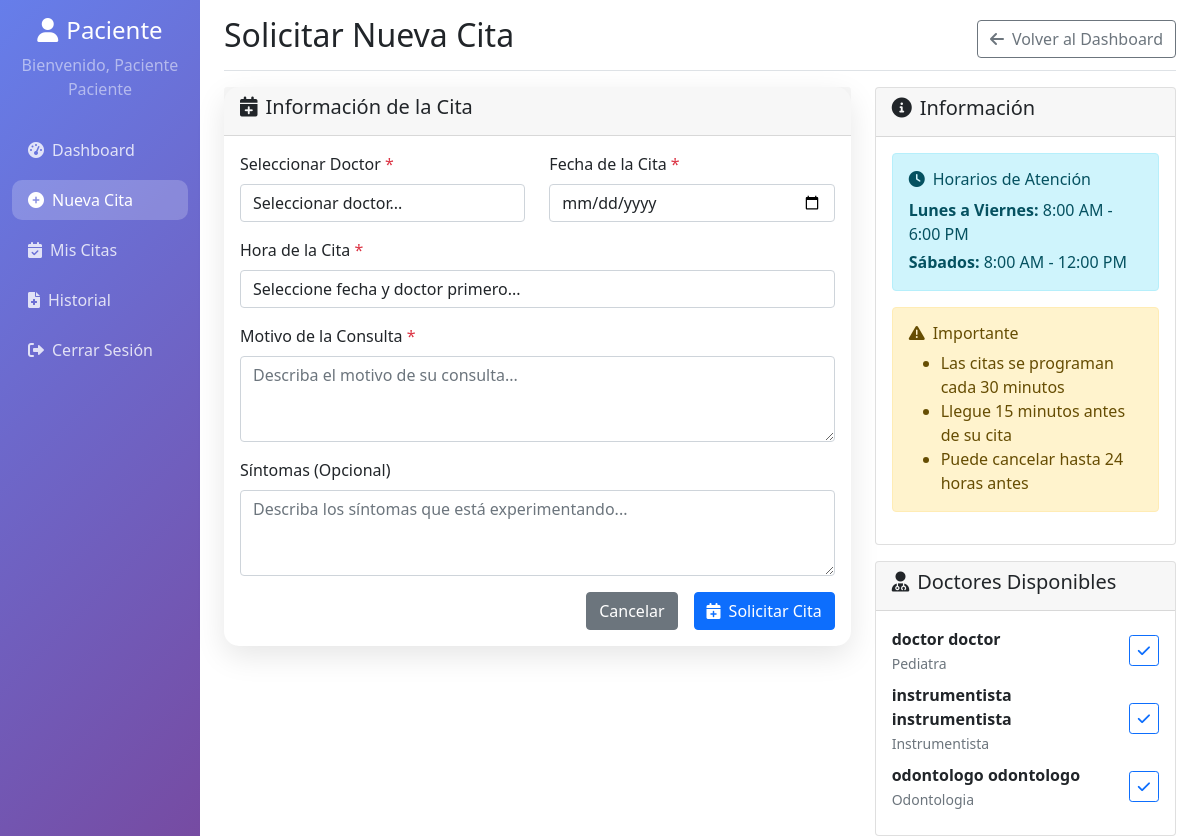
The page /patient/nueva_cita.php (signed in) on the database its author committed.
### tables this page shows
CREATE TABLE `usuarios` (
  `id` int(11) NOT NULL,
  `nombre` varchar(100) NOT NULL,
  `apellido` varchar(100) NOT NULL,
  `email` varchar(150) DEFAULT NULL,
  `identificacion` varchar(20) DEFAULT NULL,
  `telefono` varchar(20) DEFAULT NULL,
  `password` varchar(255) NOT NULL,
  `tipo_usuario` enum('administrador','doctor','paciente') NOT NULL,
  `especialidad` varchar(100) DEFAULT NULL,
  `fecha_registro` timestamp NOT NULL DEFAULT current_timestamp(),
  `activo` tinyint(1) DEFAULT 1
);

### classes/User.php (called while the page is built, shortened)
<?php
class User {
    private $conn;
    private $table_name = "usuarios";
    public function __construct($db) {
        $this->conn = $db;
    }
    public function obtenerDoctores() {
        $query = "SELECT id, nombre, apellido, email, identificacion, especialidad
                  FROM " . $this->table_name . "
                  WHERE tipo_usuario = 'doctor' AND activo = 1
                  ORDER BY nombre";
        $stmt = $this->conn->prepare($query);
        $stmt->execute();
        return $stmt;
    }
}
?>

### patient/nueva_cita.php (the view, shortened to what this page needs)
<?php
require_once __DIR__ . '/../classes/User.php';
$database = new Database();
$db = $database->getConnection();
$user = new User($db);
$stmt_doctors = $user->obtenerDoctores();
$doctors = [];
while($row = $stmt_doctors->fetch(PDO::FETCH_ASSOC)) {
    $doctors[] = $row;
}
?>
<!DOCTYPE html>
<html lang="es">
<head>
    <link href="https://cdn.jsdelivr.net/npm/bootstrap@5.1.3/dist/css/bootstrap.min.css" rel="stylesheet">
    <link href="https://cdnjs.cloudflare.com/ajax/libs/font-awesome/6.0.0/css/all.min.css" rel="stylesheet">
</head>
<body>
    <div class="container-fluid">
        <div class="row">
            <nav class="col-md-3 col-lg-2 d-md-block sidebar collapse">
                <div class="position-sticky pt-3">
                    <div class="text-center mb-4">
                        <h4 class="text-white"><i class="fas fa-user me-2"></i>Paciente</h4>
                        <p class="text-white-50">Bienvenido, <?php echo $_SESSION['user_name']; ?></p>
                    </div>
                    <ul class="nav flex-column">
                        <li class="nav-item">
                            <a class="nav-link" href="dashboard.php">
                                <i class="fas fa-tachometer-alt me-2"></i>Dashboard
                            </a>
                        </li>
                        <li class="nav-item">
                            <a class="nav-link active" href="nueva_cita.php">
                                <i class="fas fa-plus-circle me-2"></i>Nueva Cita
                            </a>
                        </li>
                        <li class="nav-item">
                            <a class="nav-link" href="mis_citas.php">
                                <i class="fas fa-calendar-check me-2"></i>Mis Citas
                            </a>
                        </li>
                        <li class="nav-item">
                            <a class="nav-link" href="historial.php">
                                <i class="fas fa-file-medical me-2"></i>Historial
                            </a>
                        </li>
                        <li class="nav-item">
                            <a class="nav-link" href="../logout.php">
                                <i class="fas fa-sign-out-alt me-2"></i>Cerrar Sesión
                            </a>
                        </li>
                    </ul>
                </div>
            </nav>
            <main class="col-md-9 ms-sm-auto col-lg-10 px-md-4">
                <div class="d-flex justify-content-between flex-wrap flex-md-nowrap align-items-center pt-3 pb-2 mb-3 border-bottom">
                    <h1 class="h2">Solicitar Nueva Cita</h1>
                    <a href="dashboard.php" class="btn btn-outline-secondary">
                        <i class="fas fa-arrow-left me-2"></i>Volver al Dashboard
                    </a>
                </div>
                <div class="row">
                    <div class="col-lg-8">
                        <div class="card form-card">
                            <div class="card-header">
                                <h5><i class="fas fa-calendar-plus me-2"></i>Información de la Cita</h5>
                            </div>
                            <div class="card-body">
                                <form method="POST" id="citaForm">
                                    <div class="row">
                                        <div class="col-md-6 mb-3">
                                            <label for="doctor_id" class="form-label">Seleccionar Doctor <span class="text-danger">*</span></label>
                                            <select class="form-control" id="doctor_id" name="doctor_id" required onchange="cargarHorarios()">
                                                <option value="">Seleccionar doctor...</option>
                                            </select>
                                        </div>
                                        <div class="col-md-6 mb-3">
                                            <label for="fecha_cita" class="form-label">Fecha de la Cita <span class="text-danger">*</span></label>
                                            <input type="date" class="form-control" id="fecha_cita" name="fecha_cita" required onchange="cargarHorarios()"
                                                   min="<?php echo date('Y-m-d'); ?>" value="<?php echo isset($_POST['fecha_cita']) ? $_POST['fecha_cita'] : ''; ?>">
                                        </div>
                                    </div>
                                    <div class="mb-3">
                                        <label for="hora_cita" class="form-label">Hora de la Cita <span class="text-danger">*</span></label>
                                        <select class="form-control" id="hora_cita" name="hora_cita" required>
                                            <option value="">Seleccione fecha y doctor primero...</option>
                                        </select>
                                    </div>
                                    <div class="mb-3">
                                        <label for="motivo" class="form-label">Motivo de la Consulta <span class="text-danger">*</span></label>
                                        <textarea class="form-control" id="motivo" name="motivo" rows="3" required placeholder="Describa el motivo de su consulta..."><?php echo isset($_POST['motivo']) ? $_POST['motivo'] : ''; ?></textarea>
                                    </div>
                                    <div class="mb-3">
                                        <label for="sintomas" class="form-label">Síntomas (Opcional)</label>
                                        <textarea class="form-control" id="sintomas" name="sintomas" rows="3" placeholder="Describa los síntomas que está experimentando..."></textarea>
                                    </div>
                                    <div class="d-grid gap-2 d-md-flex justify-content-md-end">
                                        <a href="dashboard.php" class="btn btn-secondary me-md-2">Cancelar</a>
                                        <button type="submit" name="crear_cita" class="btn btn-primary">
                                            <i class="fas fa-calendar-plus me-2"></i>Solicitar Cita
                                        </button>
                                    </div>
                                </form>
                            </div>
                        </div>
                    </div>
                    <div class="col-lg-4">
                        <div class="card">
                            <div class="card-header">
                                <h5><i class="fas fa-info-circle me-2"></i>Información</h5>
                            </div>
                            <div class="card-body">
                                <div class="alert alert-info">
                                    <h6><i class="fas fa-clock me-2"></i>Horarios de Atención</h6>
                                    <p class="mb-1"><strong>Lunes a Viernes:</strong> 8:00 AM - 6:00 PM</p>
                                    <p class="mb-0"><strong>Sábados:</strong> 8:00 AM - 12:00 PM</p>
                                </div>
                                <div class="alert alert-warning">
                                    <h6><i class="fas fa-exclamation-triangle me-2"></i>Importante</h6>
                                    <ul class="mb-0">
                                        <li>Las citas se programan cada 30 minutos</li>
                                        <li>Llegue 15 minutos antes de su cita</li>
                                        <li>Puede cancelar hasta 24 horas antes</li>
                                    </ul>
                                </div>
                            </div>
                        </div>
                        <div class="card mt-3">
                            <div class="card-header">
                                <h5><i class="fas fa-user-md me-2"></i>Doctores Disponibles</h5>
                            </div>
                            <div class="card-body">
                                <?php foreach(array_slice($doctors, 0, 3) as $doctor): ?>
                                <div class="d-flex justify-content-between align-items-center mb-2">
                                    <div>
                                        <strong><?php echo $doctor['nombre'] . ' ' . $doctor['apellido']; ?></strong>
                                        <br><small class="text-muted"><?php echo $doctor['especialidad']; ?></small>
                                    </div>
                                    <button type="button" class="btn btn-sm btn-outline-primary" onclick="seleccionarDoctor(<?php echo $doctor['id']; ?>)">
                                        <i class="fas fa-check"></i>
                                    </button>
                                </div>
                                <?php endforeach; ?>
                            </div>
                        </div>
                    </div>
                </div>
            </main>
        </div>
    </div>
</body>
</html>

### patient/nueva_cita.php (style rules this page uses)
.sidebar { min-height: 100vh; background: linear-gradient(135deg, #667eea 0%, #764ba2 100%); }
.sidebar .nav-link { color: rgba(255,255,255,0.8); border-radius: 10px; margin: 5px 0; }
.sidebar .nav-link:hover, .sidebar .nav-link.active { color: white; background: rgba(255,255,255,0.2); }
.form-card { border: none; box-shadow: 0 10px 30px rgba(0,0,0,0.1); border-radius: 15px; }

### rows shown on the page
usuarios: nombre "doctor", apellido "doctor", especialidad "Pediatra"
usuarios: nombre "instrumentista", apellido "instrumentista", especialidad "Instrumentista"
usuarios: nombre "odontologo", apellido "odontologo", especialidad "Odontologia"

### other values the page prints
$_SESSION['user_name'] "Paciente Paciente"
